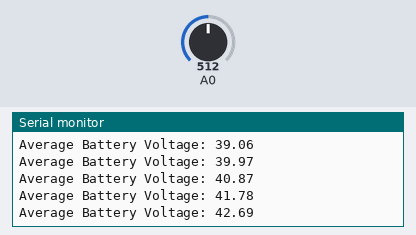
Recording of a sketch running on a simulated Arduino Uno, built with avr-gcc and run on an emulated ATmega328P. Shown: the last lines printed to the serial monitor. The test bench sets the inputs (shaded band); at power-on: A0 = 512.

Above: at 1.2 s.
1.3 s: A0 set to 716
At 1.51 s:
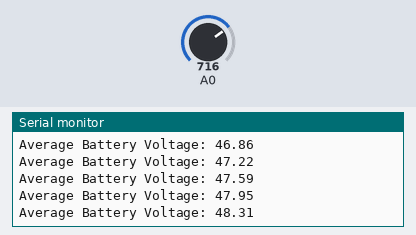
2.8 s: A0 set to 900
At 4.71 s:
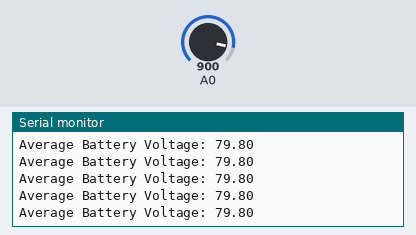
Timing chart, 0 to 6.2 s (numbered marks = the images above; inputs shaded):
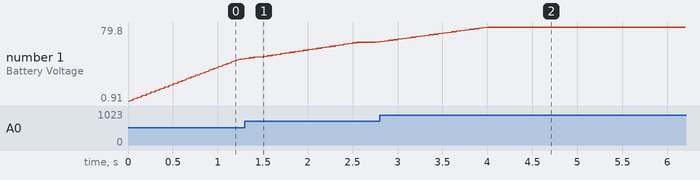

Measured:
- after the input at 1.3 s, the serial monitor: prints a new line at once (image 1)
- plotted number 1: 45.42 → 63.49 after the input at 1.3 s

The sketch:

BatteryVoltageTuning.ino
```cpp
#include <SPI.h>
#include <mcp2515.h>
#include <OneWire.h>
#include <DallasTemperature.h>

// MCP2515 Initialization
MCP2515 mcp2515(10); // Chip Select pin 10

// Data wire is plugged into port 2 on the Arduino for temperature sensor
#define ONE_WIRE_BUS 2

OneWire oneWire(ONE_WIRE_BUS);
DallasTemperature sensors(&oneWire);

// Define the reference voltage constant
const float VREF = 4.615;

// Define resistor values for the voltage divider
const float R1 = 226500; // 220k ohms
const float R2 = 12080;  // 12k ohms

// Define the delay between cycles in milliseconds
const int cycleDelay = 50; // 50 milliseconds

const int numReadings = 50; // Number of readings for averaging
float batteryVoltageReadings[numReadings];

int readIndex = 0; // Index for circular buffer
float totalBatteryVoltage = 0;

void setup() {
  // Initialize serial communication
  Serial.begin(115200);
  while (!Serial) {}

  // Initialize MCP2515 CAN controller
  Serial.println("Initializing MCP2515...");
  mcp2515.reset();
  mcp2515.setBitrate(CAN_250KBPS, MCP_8MHZ);
  mcp2515.setNormalMode();
  Serial.println("Setup Complete - Ready to send CAN messages.");

  // Initialize all the readings to 0
  for (int thisReading = 0; thisReading < numReadings; thisReading++) {
    batteryVoltageReadings[thisReading] = 0;
  }
}

void loop() {
  unsigned long currentMillis = millis();

  // Read sensor values from analog pins every cycleDelay milliseconds
  if (currentMillis % cycleDelay == 0) {
    // Read sensor value from analog pin A0 (Battery)
    int sensorValueA0 = analogRead(A0); // Battery

    // Convert analog reading to voltage
    float Battery_Voltage_Sensor = sensorValueA0 * (VREF / 1023.0);

    // Calculate battery voltage
    float Battery_Voltage_Temp = Battery_Voltage_Sensor * (R1 + R2) / R2;
    float Battery_Voltage = Battery_Voltage_Temp - 0.0055* Battery_Voltage_Temp +0.0496;
    if (Battery_Voltage == 0.0496) {
      Battery_Voltage = 0.0;
    }
    // Update total values by subtracting the oldest reading and adding the new reading
    totalBatteryVoltage -= batteryVoltageReadings[readIndex];
    batteryVoltageReadings[readIndex] = Battery_Voltage;
    totalBatteryVoltage += Battery_Voltage;

    // Advance to the next position in the circular buffer
    readIndex = (readIndex + 1) % numReadings;

    // Calculate the average battery voltage
    float averageBatteryVoltage = totalBatteryVoltage / numReadings;

    // Print the average battery voltage to serial monitor
    Serial.print("Average Battery Voltage: ");
    Serial.println(averageBatteryVoltage);
  }
}
```
